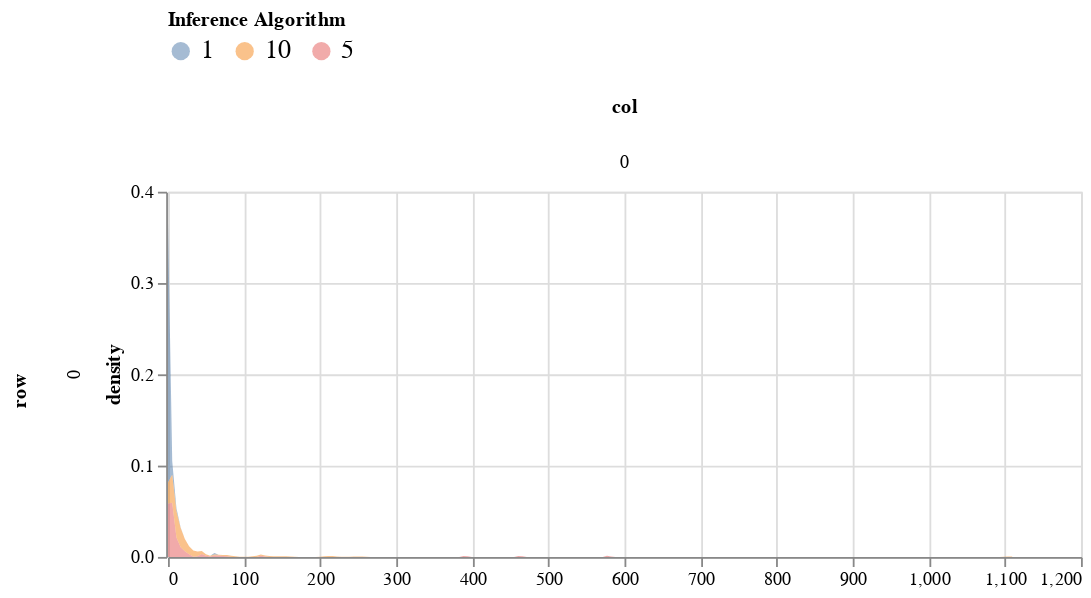

Notebook source saved alongside this figure:
### Code cell
c0=10
param = 'sigma'
dfs = []
for c0 in [1,5,10]:
    df = get_post_df(np.squeeze(particles_cauchy[c0][param]))
    df['source'] = str(c0)
    dfs.append(df)
plot_density(pd.concat(dfs), 500, 200).interactive()

### Figure 1 — Vega-Lite specification as saved in the notebook (floating-point values rounded to 4 significant figures; data arrays with more than 128 entries replaced by an {"elided": "..."} marker saying what was removed)
{"config": {"view": {"continuousWidth": 400, "continuousHeight": 300}}, "data": {"name": "data-5ede64fe7a966d12709b2b987f17408c"}, "mark": {"type": "area", "opacity": 0.5}, "encoding": {"color": {"type": "nominal", "field": "source", "legend": {"labelFontSize": 14, "orient": "top"}, "title": "Inference Algorithm"}, "column": {"type": "quantitative", "field": "col"}, "row": {"type": "quantitative", "field": "row"}, "x": {"type": "quantitative", "field": "value", "title": null}, "y": {"type": "quantitative", "field": "density"}}, "height": 200, "resolve": {"scale": {"x": "independent"}}, "selection": {"selector028": {"type": "interval", "bind": "scales", "encodings": ["x", "y"]}}, "transform": [{"fold": ["value"]}, {"density": "value", "groupby": ["cn", "row", "col", "source"]}], "width": 500, "$schema": "https://vega.github.io/schema/vega-lite/v4.8.1.json", "datasets": {"data-5ede64fe7a966d12709b2b987f17408c": {"elided": "300 records"}}}
